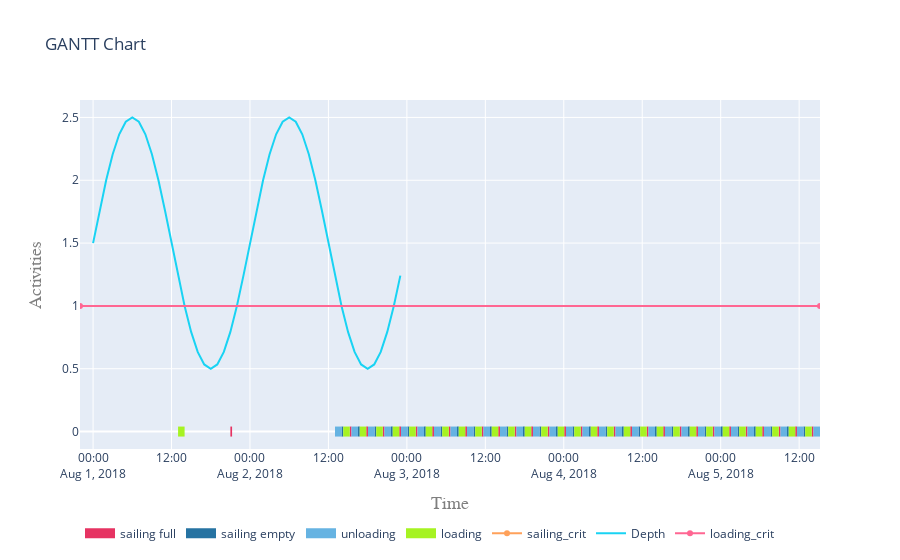

Notebook code cell kept with this figure:
### Markdown cell above
##### 5.2 Visualise gantt charts

### Code cell
res = plot.get_gantt_chart([vessel01], y_scale="numbers", static=True, id_map=[while_activity])
data = res['data']
layout = res['layout']

data.append({
    "name": "sailing_crit",
    "x":[vessel01.log["Timestamp"][0].isoformat(), vessel01.log["Timestamp"][-1].isoformat()],
    "y":[sailing_crit.maximum,sailing_crit.maximum],
})

data.append({
    "name": "Depth",
    "x":df.index,
    "y":df[sailing_crit.condition],
})

data.append({
    "name": "loading_crit",
    "x":[vessel01.log["Timestamp"][0].isoformat(), vessel01.log["Timestamp"][-1].isoformat()],
    "y":[loading_crit.maximum,loading_crit.maximum],
})

go.Figure(data=data, layout=layout)

### Figure 1 — Plotly figure (JSON) as saved in the notebook; plotly's stock layout.template omitted (floating-point values rounded to 4 significant figures; data arrays with more than 128 entries replaced by an {"elided": "..."} marker saying what was removed)
{"data": [{"connectgaps": false, "hoverinfo": "y+name", "line": {"color": "rgb(230,51,98)", "width": 10}, "mode": "lines", "name": "sailing full", "type": "scatter", "x": {"elided": "150 str values"}, "y": {"elided": "150 int values"}}, {"connectgaps": false, "hoverinfo": "y+name", "line": {"color": "rgb(38,115,162)", "width": 10}, "mode": "lines", "name": "sailing empty", "type": "scatter", "x": {"elided": "150 str values"}, "y": {"elided": "150 int values"}}, {"connectgaps": false, "hoverinfo": "y+name", "line": {"color": "rgb(102,179,226)", "width": 10}, "mode": "lines", "name": "unloading", "type": "scatter", "x": {"elided": "150 str values"}, "y": {"elided": "150 int values"}}, {"connectgaps": false, "hoverinfo": "y+name", "line": {"color": "rgb(166,243,34)", "width": 10}, "mode": "lines", "name": "loading", "type": "scatter", "x": {"elided": "150 str values"}, "y": {"elided": "150 int values"}}, {"name": "sailing_crit", "type": "scatter", "x": ["2018-07-31T22:00:00", "2018-08-05T15:11:23.826287"], "y": [null, null]}, {"name": "Depth", "type": "scatter", "x": ["2018-08-01T00:00:00", "2018-08-01T01:00:00", "2018-08-01T02:00:00", "2018-08-01T03:00:00", "2018-08-01T04:00:00", "2018-08-01T05:00:00", "2018-08-01T06:00:00", "2018-08-01T07:00:00", "2018-08-01T08:00:00", "2018-08-01T09:00:00", "2018-08-01T10:00:00", "2018-08-01T11:00:00", "2018-08-01T12:00:00", "2018-08-01T13:00:00", "2018-08-01T14:00:00", "2018-08-01T15:00:00", "2018-08-01T16:00:00", "2018-08-01T17:00:00", "2018-08-01T18:00:00", "2018-08-01T19:00:00", "2018-08-01T20:00:00", "2018-08-01T21:00:00", "2018-08-01T22:00:00", "2018-08-01T23:00:00", "2018-08-02T00:00:00", "2018-08-02T01:00:00", "2018-08-02T02:00:00", "2018-08-02T03:00:00", "2018-08-02T04:00:00", "2018-08-02T05:00:00", "2018-08-02T06:00:00", "2018-08-02T07:00:00", "2018-08-02T08:00:00", "2018-08-02T09:00:00", "2018-08-02T10:00:00", "2018-08-02T11:00:00", "2018-08-02T12:00:00", "2018-08-02T13:00:00", "2018-08-02T14:00:00", "2018-08-02T15:00:00", "2018-08-02T16:00:00", "2018-08-02T17:00:00", "2018-08-02T18:00:00", "2018-08-02T19:00:00", "2018-08-02T20:00:00", "2018-08-02T21:00:00", "2018-08-02T22:00:00", "2018-08-02T23:00:00"], "y": [1.5, 1.759, 2, 2.207, 2.366, 2.466, 2.5, 2.466, 2.366, 2.207, 2.0, 1.759, 1.5, 1.241, 1.0, 0.7929, 0.634, 0.5341, 0.5, 0.5341, 0.634, 0.7929, 1.0, 1.241, 1.5, 1.759, 2, 2.207, 2.366, 2.466, 2.5, 2.466, 2.366, 2.207, 2.0, 1.759, 1.5, 1.241, 1.0, 0.7929, 0.634, 0.5341, 0.5, 0.5341, 0.634, 0.7929, 1.0, 1.241]}, {"name": "loading_crit", "type": "scatter", "x": ["2018-07-31T22:00:00", "2018-08-05T15:11:23.826287"], "y": [1, 1]}], "layout": {"hovermode": "closest", "legend": {"orientation": "h", "x": 0, "y": -0.2}, "title": {"text": "GANTT Chart"}, "xaxis": {"range": ["2018-07-31T22:00:00", "2018-08-05T15:11:23.826287"], "title": {"font": {"color": "#7f7f7f", "family": "Courier New, monospace", "size": 18}, "text": "Time"}}, "yaxis": {"title": {"font": {"color": "#7f7f7f", "family": "Courier New, monospace", "size": 18}, "text": "Activities"}}}}
